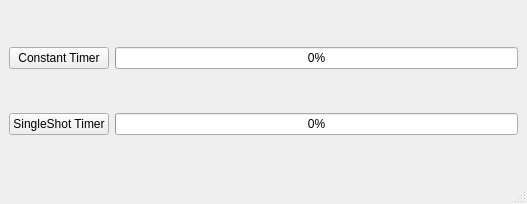
<ui version="4.0" >
 <class>MainWindow</class>
 <widget class="QMainWindow" name="MainWindow" >
  <property name="geometry" >
   <rect>
    <x>0</x>
    <y>0</y>
    <width>527</width>
    <height>204</height>
   </rect>
  </property>
  <property name="windowTitle" >
   <string>MainWindow</string>
  </property>
  <widget class="QWidget" name="centralwidget" >
   <layout class="QGridLayout" name="gridLayout" >
    <item row="0" column="0" >
     <widget class="QPushButton" name="constant" >
      <property name="text" >
       <string>Constant Timer</string>
      </property>
     </widget>
    </item>
    <item row="0" column="1" >
     <widget class="QProgressBar" name="constantProgress" >
      <property name="value" >
       <number>0</number>
      </property>
     </widget>
    </item>
    <item row="1" column="0" >
     <widget class="QPushButton" name="single" >
      <property name="text" >
       <string>SingleShot Timer</string>
      </property>
     </widget>
    </item>
    <item row="1" column="1" >
     <widget class="QProgressBar" name="singleProgress" >
      <property name="value" >
       <number>0</number>
      </property>
     </widget>
    </item>
   </layout>
  </widget>
  <widget class="QMenuBar" name="menubar" >
   <property name="geometry" >
    <rect>
     <x>0</x>
     <y>0</y>
     <width>527</width>
     <height>28</height>
    </rect>
   </property>
  </widget>
  <widget class="QStatusBar" name="statusbar" />
 </widget>
 <resources/>
 <connections/>
</ui>
